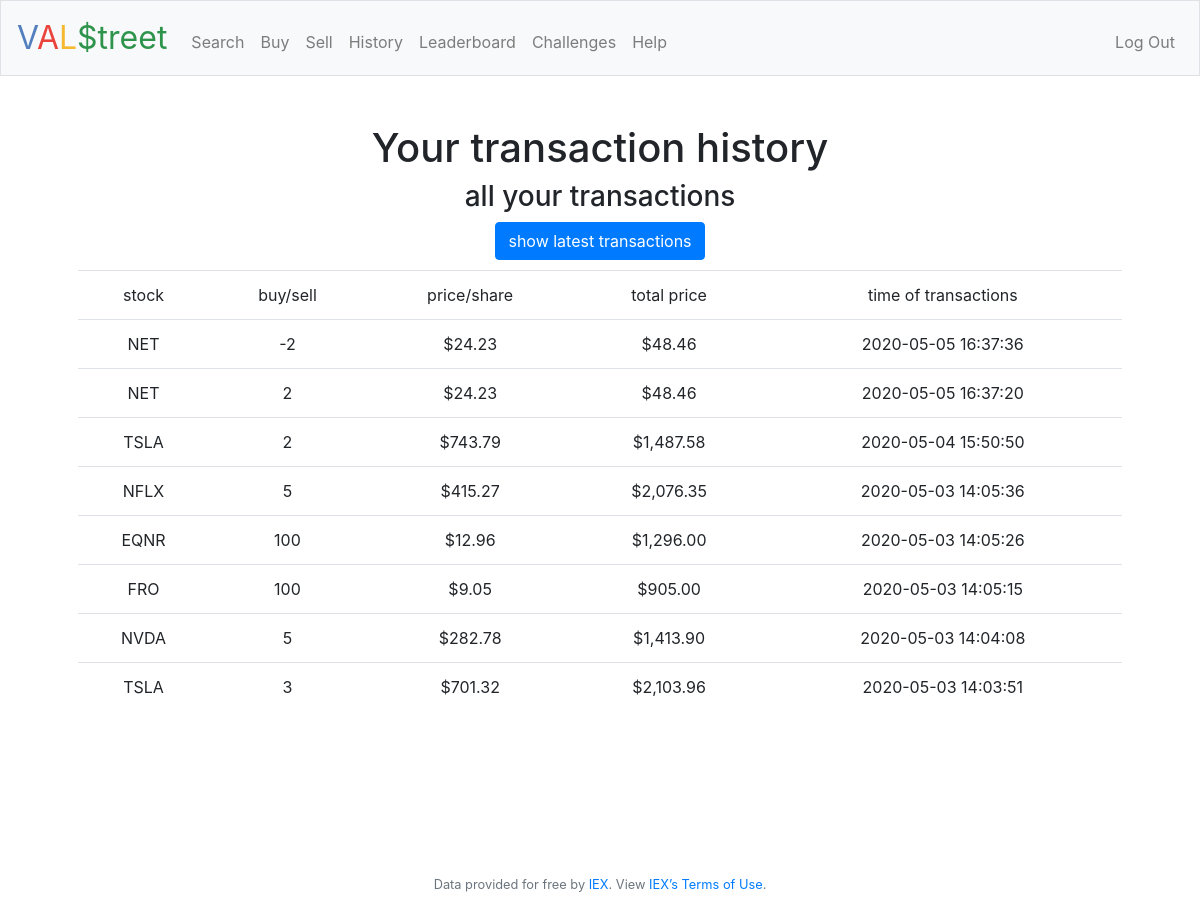
The page /history2 (signed in) on the database as committed earlier.
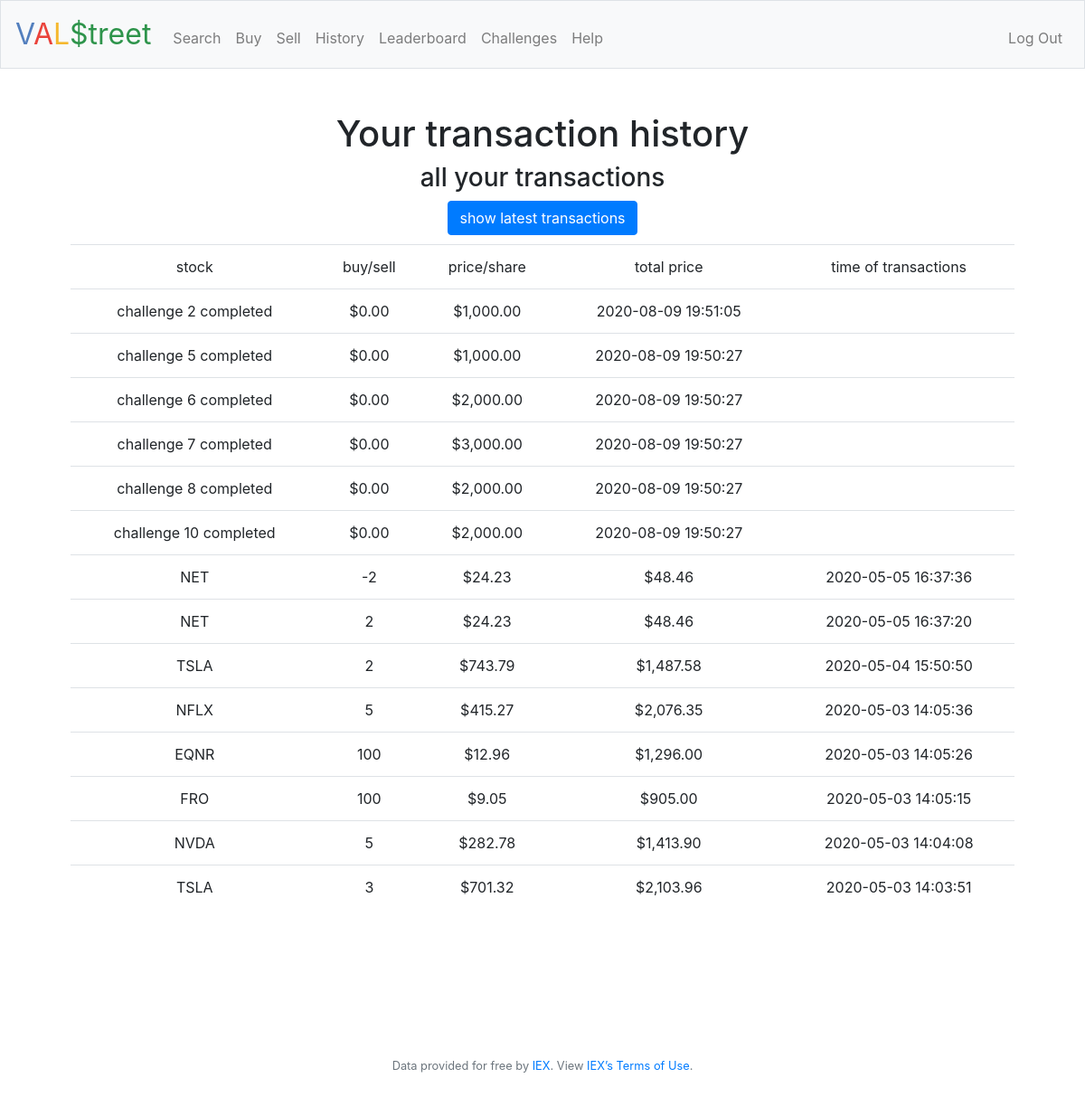
The same page on the database as committed later.
### tables this page shows
CREATE TABLE transactions (username TEXT NOT NULL, buy INTEGER, sell INTEGER, stock TEXT NOT NULL, price_per_stock FLOAT, total_price FLOAT, time DATETIME);

### application.py (the view)
@app.route("/history2",  methods=["GET", "POST"])
@login_required
def history2():
    user_id = session["user_id"]
    username = user_name(user_id)
    toptrans = transactions(username)
    return render_template("history2.html", transactions = toptrans)

### application.py (called while the page is built)
@app.after_request
def after_request(response):
    response.headers["Cache-Control"] = "no-cache, no-store, must-revalidate"
    response.headers["Expires"] = 0
    response.headers["Pragma"] = "no-cache"
    return response

### helpers.py (called while the page is built)
def login_required(f):
    @wraps(f)
    def decorated_function(*args, **kwargs):
        if session.get("user_id") is None:
            return redirect("/login")
        return f(*args, **kwargs)
    return decorated_function

def usd(value):
    return f"${value:,.2f}"

### myfunctions.py (called while the page is built)
def user_name(user_id):
    user = user_id
    usernamex = db.execute("SELECT username FROM users WHERE id = :user_id", user_id = user)
    username = usernamex[0]["username"]
    return username

def transactions(username):
    x = db.execute("SELECT * FROM transactions WHERE username =:user", user = username)
    rows = sorted(x, key=itemgetter("time"), reverse=True)
    transactions = []
    for row in rows:
        listx = []
        stock = row["stock"]
        listx.append(stock)
        buy = int(row["buy"])
        if buy != 0:
            listx.append(buy)
        sell = int(row["sell"])
        if sell != 0:
            listx.append(sell)
        price_per_stockx = row["price_per_stock"]
        price_per_stock = usd(price_per_stockx)
        listx.append(price_per_stock)
        totalx = row["total_price"]
        total = usd(totalx)
        listx.append(total)
        time = row["time"]
        listx.append(time)
        transactions.append(listx)
    return transactions

### templates/history2.html (shortened to what this page needs)
{% extends "layout.html" %}
{% block main %}
    <h1>Your transaction history</h1>
    <h3>all your transactions</h3>
    <a href='http://www.3683b9ee-b9dd-414e-a791-5c3fa8be7f93-ide.cs50.xyz/history'><button style="margin-bottom:10px;" class="btn btn-primary">show latest transactions</button></a>
    <table class="table table-stripend">
        <thead>
            <tr>
                <td>stock</td>
                <td>buy/sell</td>
                <td>price/share</td>
                <td>total price</td>
                <td>time of transactions</td>
            </tr>
        </thead>
        <tbody>
        {% for row in transactions %}
            <tr>
                <td>{{ row[0] }}</td>
                <td>{{ row[1] }}</td>
                <td>{{ row[2] }}</td>
                <td>{{ row[3] }}</td>
                <td>{{ row[4] }}</td>
            </tr>
        {% endfor %}
        </tbody>
    </table>
{% endblock %}

### templates/layout.html (shortened to what this page needs)
<!DOCTYPE html>
<html lang="en">
    <head>
        <link href="https://maxcdn.bootstrapcdn.com/bootstrap/4.1.3/css/bootstrap.min.css" rel="stylesheet">
        <link rel="stylesheet" href="https://stackpath.bootstrapcdn.com/bootstrap/4.4.1/css/bootstrap.min.css">
        <link href="/static/styles.css" rel="stylesheet">
    </head>
    <body>
        <nav class="navbar navbar-expand-md navbar-light bg-light border">
            <a class="navbar-brand" href="/"><span class="blue">V</span><span class="red">A</span><span class="yellow">L</span><span class="green">$treet</span></a>
            <div class="collapse navbar-collapse" id="navbar">
                {% if session.user_id %}
                    <ul class="navbar-nav mr-auto mt-2">
                        <li class="nav-item"><a class="nav-link" href="/quote">Search</a></li>
                        <li class="nav-item"><a class="nav-link" href="/buy">Buy</a></li>
                        <li class="nav-item"><a class="nav-link" href="/sell">Sell</a></li>
                        <li class="nav-item"><a class="nav-link" href="/history">History</a></li>
                        <li class="nav-item"><a class="nav-link" href="/leaderboard">Leaderboard</a></li>
                        <li class="nav-item"><a class="nav-link" href="/cash">Challenges</a></li>
                        <li class="nav-item"><a class="nav-link" href="/help">Help</a></li>
                    </ul>
                    <ul class="navbar-nav ml-auto mt-2">
                        <li class="nav-item"><a class="nav-link" href="/logout">Log Out</a></li>
                    </ul>
                {% else %}
                    <ul class="navbar-nav ml-auto mt-2">
                        <li class="nav-item"><a class="nav-link" href="/register">Register</a></li>
                        <li class="nav-item"><a class="nav-link" href="/login">Log In</a></li>
                    </ul>
                {% endif %}
            </div>
        </nav>
        <main class="container p-5">
            {% block main %}{% endblock %}
        </main>
        <footer class="small text-center text-muted" style="padding:100px">
            Data provided for free by <a href="https://iextrading.com/developer">IEX</a>. View <a href="https://iextrading.com/api-exhibit-a/">IEX’s Terms of Use</a>.
        </footer>
    </body>
</html>

### static/styles.css (style rules this page uses)
nav .navbar-brand { font-size: xx-large; }
nav .navbar-brand .blue { color: #537fbe; }
nav .navbar-brand .red { color: #ea433b; }
nav .navbar-brand .yellow { color: #f5b82e; }
nav .navbar-brand .green { color: #2e944b; }
main { overflow-x: auto; text-align: center; }

Rows that differ between the two databases and show on the page:
added transactions: stock "challenge 2 completed", buy "$0.00", sell "$1,000.00", time "2020-08-09 19:51:05"
added transactions: stock "challenge 5 completed", buy "$0.00", sell "$1,000.00", time "2020-08-09 19:50:27"
added transactions: stock "challenge 6 completed", buy "$0.00", sell "$2,000.00", time "2020-08-09 19:50:27"
added transactions: stock "challenge 7 completed", buy "$0.00", sell "$3,000.00", time "2020-08-09 19:50:27"
added transactions: stock "challenge 8 completed", buy "$0.00", sell "$2,000.00", time "2020-08-09 19:50:27"
added transactions: stock "challenge 10 completed", buy "$0.00", sell "$2,000.00", time "2020-08-09 19:50:27"
